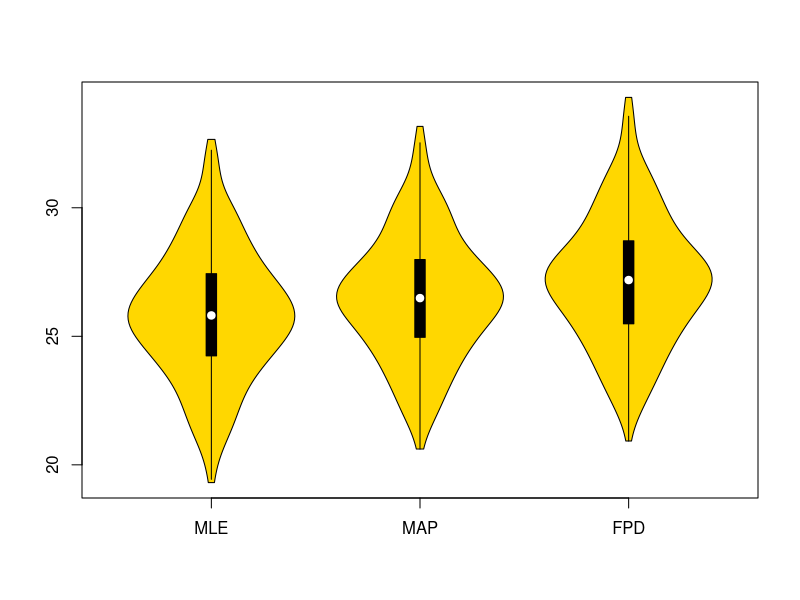
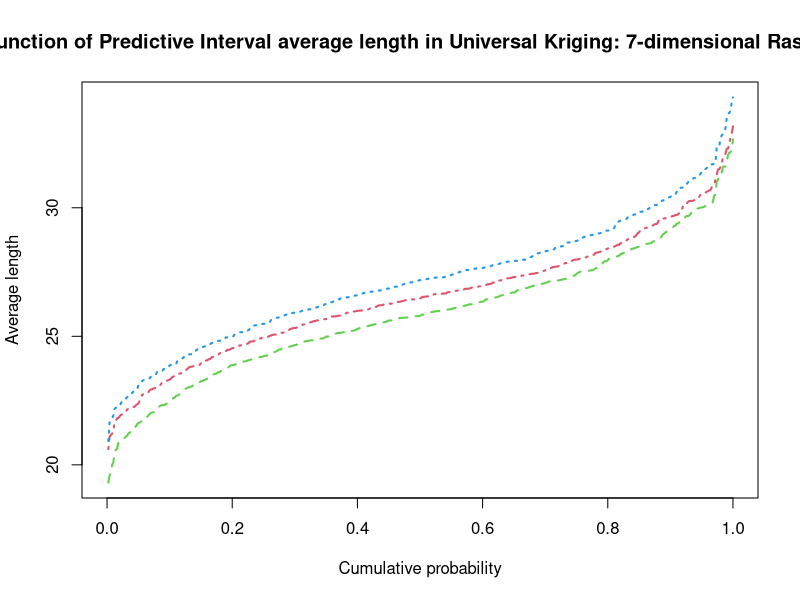

The R source for these figures, in order: (Note: this script raises an error after producing the figures.)
NOM_MLE <- "MLE"
NOM_MAP <- "MAP"
NOM_BAYESIEN <- "Full posterior dist."
NOM_BARYESIEN_APPROX <- NULL
TITRE_GRAPHE <- paste("Quantile function of Predictive Interval average length in Universal Kriging: 7-dimensional Rastrigin function")
LEGENDE_ABSCISSES <- "Cumulative probability"
LEGENDE_ORDONNEES <- "Average length"

Longueurs_moyennes_intervalles_pari <- read.table("matrice_longueurs_moyennes_intervalles_pari.txt", as.is = TRUE)
    
Longueurs_moyennes_intervalles_pari_MLE <- sort(Longueurs_moyennes_intervalles_pari[,1],decreasing=FALSE)
Longueurs_moyennes_intervalles_pari_MAP <- sort(Longueurs_moyennes_intervalles_pari[,2],decreasing=FALSE)
Longueurs_moyennes_intervalles_pari_BAYES <- sort(Longueurs_moyennes_intervalles_pari[,3],decreasing=FALSE)



##Creation du plot : longueur moyenne de l'interalle de pari (MLE,MAP ou full-bayésien) en fonction de la longeur moyenne de l'intervalle de pari juste.

library(vioplot)
vioplot(Longueurs_moyennes_intervalles_pari_MLE, Longueurs_moyennes_intervalles_pari_MAP,Longueurs_moyennes_intervalles_pari_BAYES,  names=c("MLE", "MAP", "FPD"),col="gold")

dev.copy(pdf,"Violon_longueurs_moyennes_intervalles_pari.pdf")
dev.off()

 
#plot(x=c(min(Longueurs_moyennes_intervalles_pari_VRAI),max(Longueurs_moyennes_intervalles_pari_VRAI)),y=c(min(Longueurs_moyennes_intervalles_pari),max(Longueurs_moyennes_intervalles_pari)), type="n", main=TITRE_GRAPHE, xlab=LEGENDE_ABSCISSES, ylab=LEGENDE_ORDONNEES)
plot(x=c(0,1),y=c(min(Longueurs_moyennes_intervalles_pari),max(Longueurs_moyennes_intervalles_pari)), type="n", main=TITRE_GRAPHE, xlab=LEGENDE_ABSCISSES, ylab=LEGENDE_ORDONNEES)
abscisses <- 1/nrow(Longueurs_moyennes_intervalles_pari) * 1:nrow(Longueurs_moyennes_intervalles_pari)
    lines(abscisses, Longueurs_moyennes_intervalles_pari_MLE ,col=3, lwd=2, lty=2)
    lines(abscisses, Longueurs_moyennes_intervalles_pari_MAP ,col=2, lwd=2, lty=4)
    lines(abscisses, Longueurs_moyennes_intervalles_pari_BAYES, col=4, lwd=2, lty=3)
    #lines(abscisses, Frequences_appartient_intervalle_pari_BAYES_APPROX, col=4, lty=3, lwd=1)
legende <- c(NOM_VRAI,NOM_MLE,NOM_MAP,NOM_BAYESIEN)
lwd <- 2*c(1,1,1)
lty <- c(2,4,3)
col <- c(3,2,4)
legend("bottomright", legende, lty=lty, col=col)
dev.copy(pdf,"Quantile_longueurs_moyennes_intervalles_pari.pdf")
dev.off()
